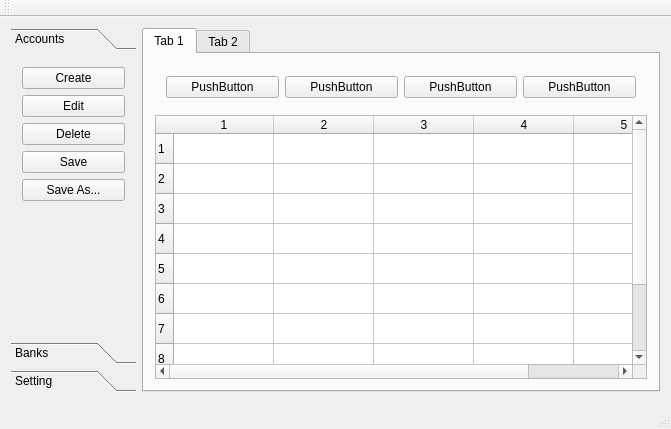
<?xml version="1.0" encoding="UTF-8"?>
<ui version="4.0">
 <class>MainWindow</class>
 <widget class="QMainWindow" name="MainWindow">
  <property name="geometry">
   <rect>
    <x>0</x>
    <y>0</y>
    <width>671</width>
    <height>429</height>
   </rect>
  </property>
  <property name="windowTitle">
   <string>MainWindow</string>
  </property>
  <widget class="QWidget" name="centralWidget">
   <layout class="QGridLayout" name="gridLayout">
    <item row="1" column="2">
     <spacer name="horizontalSpacer_5">
      <property name="orientation">
       <enum>Qt::Horizontal</enum>
      </property>
      <property name="sizeHint" stdset="0">
       <size>
        <width>20</width>
        <height>4</height>
       </size>
      </property>
     </spacer>
    </item>
    <item row="1" column="3">
     <spacer name="horizontalSpacer_3">
      <property name="orientation">
       <enum>Qt::Horizontal</enum>
      </property>
      <property name="sizeHint" stdset="0">
       <size>
        <width>123</width>
        <height>4</height>
       </size>
      </property>
     </spacer>
    </item>
    <item row="1" column="4">
     <spacer name="horizontalSpacer_4">
      <property name="orientation">
       <enum>Qt::Horizontal</enum>
      </property>
      <property name="sizeHint" stdset="0">
       <size>
        <width>123</width>
        <height>4</height>
       </size>
      </property>
     </spacer>
    </item>
    <item row="1" column="0">
     <spacer name="horizontalSpacer">
      <property name="orientation">
       <enum>Qt::Horizontal</enum>
      </property>
      <property name="sizeHint" stdset="0">
       <size>
        <width>123</width>
        <height>4</height>
       </size>
      </property>
     </spacer>
    </item>
    <item row="1" column="1">
     <spacer name="horizontalSpacer_2">
      <property name="orientation">
       <enum>Qt::Horizontal</enum>
      </property>
      <property name="sizeHint" stdset="0">
       <size>
        <width>123</width>
        <height>4</height>
       </size>
      </property>
     </spacer>
    </item>
    <item row="0" column="1" colspan="4">
     <widget class="QTabWidget" name="tabWidget">
      <property name="currentIndex">
       <number>0</number>
      </property>
      <widget class="QWidget" name="tab">
       <attribute name="title">
        <string>Tab 1</string>
       </attribute>
       <layout class="QVBoxLayout" name="verticalLayout">
        <item>
         <widget class="QWidget" name="widget" native="true">
          <layout class="QHBoxLayout" name="horizontalLayout">
           <item>
            <widget class="QPushButton" name="pushButton_3">
             <property name="text">
              <string>PushButton</string>
             </property>
            </widget>
           </item>
           <item>
            <widget class="QPushButton" name="pushButton_4">
             <property name="text">
              <string>PushButton</string>
             </property>
            </widget>
           </item>
           <item>
            <widget class="QPushButton" name="pushButton_5">
             <property name="text">
              <string>PushButton</string>
             </property>
            </widget>
           </item>
           <item>
            <widget class="QPushButton" name="pushButton_6">
             <property name="text">
              <string>PushButton</string>
             </property>
            </widget>
           </item>
          </layout>
         </widget>
        </item>
        <item>
         <widget class="QTableWidget" name="tableWidget">
          <property name="rowCount">
           <number>10</number>
          </property>
          <property name="columnCount">
           <number>5</number>
          </property>
          <row/>
          <row/>
          <row/>
          <row/>
          <row/>
          <row/>
          <row/>
          <row/>
          <row/>
          <row/>
          <column/>
          <column/>
          <column/>
          <column/>
          <column/>
         </widget>
        </item>
       </layout>
      </widget>
      <widget class="QWidget" name="tab_2">
       <attribute name="title">
        <string>Tab 2</string>
       </attribute>
       <layout class="QHBoxLayout" name="horizontalLayout_2">
        <item>
         <widget class="QStackedWidget" name="stackedWidget">
          <property name="frameShape">
           <enum>QFrame::StyledPanel</enum>
          </property>
          <property name="frameShadow">
           <enum>QFrame::Raised</enum>
          </property>
          <property name="currentIndex">
           <number>1</number>
          </property>
          <widget class="QWidget" name="page_6">
           <widget class="QWidget" name="layoutWidget">
            <property name="geometry">
             <rect>
              <x>20</x>
              <y>50</y>
              <width>190</width>
              <height>24</height>
             </rect>
            </property>
            <layout class="QHBoxLayout" name="horizontalLayout_4">
             <item>
              <widget class="QLabel" name="label_2">
               <property name="text">
                <string>Юридична назва</string>
               </property>
              </widget>
             </item>
             <item>
              <widget class="QLineEdit" name="lineEdit_2"/>
             </item>
            </layout>
           </widget>
           <widget class="QWidget" name="layoutWidget_2">
            <property name="geometry">
             <rect>
              <x>10</x>
              <y>90</y>
              <width>190</width>
              <height>24</height>
             </rect>
            </property>
            <layout class="QHBoxLayout" name="horizontalLayout_5">
             <item>
              <widget class="QLabel" name="label_3">
               <property name="text">
                <string>Адреса головного офісу</string>
               </property>
              </widget>
             </item>
             <item>
              <widget class="QLineEdit" name="lineEdit_3"/>
             </item>
            </layout>
           </widget>
           <widget class="QWidget" name="layoutWidget_3">
            <property name="geometry">
             <rect>
              <x>18</x>
              <y>124</y>
              <width>190</width>
              <height>30</height>
             </rect>
            </property>
            <layout class="QHBoxLayout" name="horizontalLayout_6">
             <item>
              <widget class="QLabel" name="label_4">
               <property name="text">
                <string>Адреса відділення</string>
               </property>
              </widget>
             </item>
             <item>
              <widget class="QLineEdit" name="lineEdit_4"/>
             </item>
            </layout>
           </widget>
           <widget class="QWidget" name="layoutWidget_4">
            <property name="geometry">
             <rect>
              <x>20</x>
              <y>160</y>
              <width>190</width>
              <height>30</height>
             </rect>
            </property>
            <layout class="QHBoxLayout" name="horizontalLayout_7">
             <item>
              <widget class="QLabel" name="label_5">
               <property name="text">
                <string>Телефон</string>
               </property>
              </widget>
             </item>
             <item>
              <widget class="QLineEdit" name="lineEdit_5"/>
             </item>
            </layout>
           </widget>
           <widget class="QWidget" name="layoutWidget_5">
            <property name="geometry">
             <rect>
              <x>20</x>
              <y>200</y>
              <width>190</width>
              <height>30</height>
             </rect>
            </property>
            <layout class="QHBoxLayout" name="horizontalLayout_8">
             <item>
              <widget class="QLabel" name="label_6">
               <property name="text">
                <string>TextLabel</string>
               </property>
              </widget>
             </item>
             <item>
              <widget class="QLineEdit" name="lineEdit_6"/>
             </item>
            </layout>
           </widget>
           <widget class="QWidget" name="layoutWidget_6">
            <property name="geometry">
             <rect>
              <x>20</x>
              <y>240</y>
              <width>190</width>
              <height>30</height>
             </rect>
            </property>
            <layout class="QHBoxLayout" name="horizontalLayout_9">
             <item>
              <widget class="QLabel" name="label_7">
               <property name="text">
                <string>TextLabel</string>
               </property>
              </widget>
             </item>
             <item>
              <widget class="QLineEdit" name="lineEdit_7"/>
             </item>
            </layout>
           </widget>
           <widget class="QWidget" name="layoutWidget_7">
            <property name="geometry">
             <rect>
              <x>230</x>
              <y>20</y>
              <width>190</width>
              <height>30</height>
             </rect>
            </property>
            <layout class="QHBoxLayout" name="horizontalLayout_10">
             <item>
              <widget class="QLabel" name="label_8">
               <property name="text">
                <string>TextLabel</string>
               </property>
              </widget>
             </item>
             <item>
              <widget class="QLineEdit" name="lineEdit_8"/>
             </item>
            </layout>
           </widget>
           <widget class="QWidget" name="layoutWidget_8">
            <property name="geometry">
             <rect>
              <x>240</x>
              <y>60</y>
              <width>190</width>
              <height>30</height>
             </rect>
            </property>
            <layout class="QHBoxLayout" name="horizontalLayout_11">
             <item>
              <widget class="QLabel" name="label_9">
               <property name="text">
                <string>TextLabel</string>
               </property>
              </widget>
             </item>
             <item>
              <widget class="QLineEdit" name="lineEdit_9"/>
             </item>
            </layout>
           </widget>
           <widget class="QWidget" name="layoutWidget_9">
            <property name="geometry">
             <rect>
              <x>240</x>
              <y>100</y>
              <width>190</width>
              <height>30</height>
             </rect>
            </property>
            <layout class="QHBoxLayout" name="horizontalLayout_12">
             <item>
              <widget class="QLabel" name="label_10">
               <property name="text">
                <string>TextLabel</string>
               </property>
              </widget>
             </item>
             <item>
              <widget class="QLineEdit" name="lineEdit_10"/>
             </item>
            </layout>
           </widget>
           <widget class="QWidget" name="layoutWidget_10">
            <property name="geometry">
             <rect>
              <x>240</x>
              <y>130</y>
              <width>190</width>
              <height>30</height>
             </rect>
            </property>
            <layout class="QHBoxLayout" name="horizontalLayout_13">
             <item>
              <widget class="QLabel" name="label_11">
               <property name="text">
                <string>TextLabel</string>
               </property>
              </widget>
             </item>
             <item>
              <widget class="QLineEdit" name="lineEdit_11"/>
             </item>
            </layout>
           </widget>
           <widget class="QWidget" name="layoutWidget_11">
            <property name="geometry">
             <rect>
              <x>240</x>
              <y>160</y>
              <width>190</width>
              <height>30</height>
             </rect>
            </property>
            <layout class="QHBoxLayout" name="horizontalLayout_14">
             <item>
              <widget class="QLabel" name="label_12">
               <property name="text">
                <string>TextLabel</string>
               </property>
              </widget>
             </item>
             <item>
              <widget class="QLineEdit" name="lineEdit_12"/>
             </item>
            </layout>
           </widget>
           <widget class="QWidget" name="layoutWidget_12">
            <property name="geometry">
             <rect>
              <x>240</x>
              <y>200</y>
              <width>190</width>
              <height>30</height>
             </rect>
            </property>
            <layout class="QHBoxLayout" name="horizontalLayout_15">
             <item>
              <widget class="QLabel" name="label_13">
               <property name="text">
                <string>TextLabel</string>
               </property>
              </widget>
             </item>
             <item>
              <widget class="QLineEdit" name="lineEdit_13"/>
             </item>
            </layout>
           </widget>
           <widget class="QWidget" name="layoutWidget_13">
            <property name="geometry">
             <rect>
              <x>240</x>
              <y>240</y>
              <width>190</width>
              <height>30</height>
             </rect>
            </property>
            <layout class="QHBoxLayout" name="horizontalLayout_16">
             <item>
              <widget class="QLabel" name="label_14">
               <property name="text">
                <string>TextLabel</string>
               </property>
              </widget>
             </item>
             <item>
              <widget class="QLineEdit" name="lineEdit_14"/>
             </item>
            </layout>
           </widget>
           <widget class="QWidget" name="">
            <property name="geometry">
             <rect>
              <x>20</x>
              <y>20</y>
              <width>190</width>
              <height>24</height>
             </rect>
            </property>
            <layout class="QHBoxLayout" name="horizontalLayout_3">
             <item>
              <widget class="QLabel" name="label">
               <property name="text">
                <string>Назва</string>
               </property>
              </widget>
             </item>
             <item>
              <widget class="QLineEdit" name="lineEdit"/>
             </item>
            </layout>
           </widget>
          </widget>
          <widget class="QWidget" name="page_7">
           <widget class="QLabel" name="label_18">
            <property name="geometry">
             <rect>
              <x>230</x>
              <y>20</y>
              <width>51</width>
              <height>20</height>
             </rect>
            </property>
            <property name="text">
             <string>TextLabel</string>
            </property>
           </widget>
           <widget class="QLabel" name="label_19">
            <property name="geometry">
             <rect>
              <x>240</x>
              <y>50</y>
              <width>51</width>
              <height>20</height>
             </rect>
            </property>
            <property name="text">
             <string>TextLabel</string>
            </property>
           </widget>
           <widget class="QLabel" name="label_20">
            <property name="geometry">
             <rect>
              <x>240</x>
              <y>90</y>
              <width>51</width>
              <height>20</height>
             </rect>
            </property>
            <property name="text">
             <string>TextLabel</string>
            </property>
           </widget>
           <widget class="QWidget" name="">
            <property name="geometry">
             <rect>
              <x>20</x>
              <y>10</y>
              <width>258</width>
              <height>81</height>
             </rect>
            </property>
            <layout class="QFormLayout" name="formLayout">
             <item row="0" column="0">
              <widget class="QLabel" name="label_15">
               <property name="text">
                <string>Тип рахунку:</string>
               </property>
              </widget>
             </item>
             <item row="0" column="1">
              <widget class="QComboBox" name="comboBox">
               <item>
                <property name="text">
                 <string>Депозитний</string>
                </property>
               </item>
               <item>
                <property name="text">
                 <string>Кредитний</string>
                </property>
               </item>
               <item>
                <property name="text">
                 <string>Поточний</string>
                </property>
               </item>
               <item>
                <property name="text">
                 <string>Картковий</string>
                </property>
               </item>
               <item>
                <property name="text">
                 <string>Інший</string>
                </property>
               </item>
              </widget>
             </item>
             <item row="1" column="0">
              <widget class="QLabel" name="label_16">
               <property name="text">
                <string>Дата відкриття:</string>
               </property>
              </widget>
             </item>
             <item row="1" column="1">
              <widget class="QDateEdit" name="dateEdit">
               <property name="minimumDate">
                <date>
                 <year>1800</year>
                 <month>1</month>
                 <day>1</day>
                </date>
               </property>
               <property name="displayFormat">
                <string>dd-MM-yyyy</string>
               </property>
               <property name="calendarPopup">
                <bool>true</bool>
               </property>
              </widget>
             </item>
             <item row="2" column="0">
              <widget class="QLabel" name="label_17">
               <property name="text">
                <string>Валюта:</string>
               </property>
              </widget>
             </item>
             <item row="2" column="1">
              <widget class="QComboBox" name="comboBox_2"/>
             </item>
            </layout>
           </widget>
          </widget>
         </widget>
        </item>
       </layout>
      </widget>
     </widget>
    </item>
    <item row="0" column="0">
     <widget class="QToolBox" name="toolBox">
      <widget class="QWidget" name="toolBoxPage1" native="true">
       <attribute name="label">
        <string>Accounts</string>
       </attribute>
       <layout class="QVBoxLayout" name="verticalLayout_2">
        <item>
         <widget class="QPushButton" name="pushButton">
          <property name="text">
           <string>Create</string>
          </property>
         </widget>
        </item>
        <item>
         <widget class="QPushButton" name="pushButton_7">
          <property name="text">
           <string>Edit</string>
          </property>
         </widget>
        </item>
        <item>
         <widget class="QPushButton" name="pushButton_8">
          <property name="text">
           <string>Delete</string>
          </property>
         </widget>
        </item>
        <item>
         <widget class="QPushButton" name="pushButton_9">
          <property name="text">
           <string>Save</string>
          </property>
         </widget>
        </item>
        <item>
         <widget class="QPushButton" name="pushButton_10">
          <property name="text">
           <string>Save As...</string>
          </property>
         </widget>
        </item>
        <item>
         <spacer name="verticalSpacer">
          <property name="orientation">
           <enum>Qt::Vertical</enum>
          </property>
          <property name="sizeHint" stdset="0">
           <size>
            <width>20</width>
            <height>95</height>
           </size>
          </property>
         </spacer>
        </item>
       </layout>
      </widget>
      <widget class="QWidget" name="toolBoxPage2" native="true">
       <attribute name="label">
        <string>Banks</string>
       </attribute>
       <layout class="QVBoxLayout" name="verticalLayout_3">
        <item>
         <widget class="QPushButton" name="pushButton_2">
          <property name="text">
           <string>New</string>
          </property>
         </widget>
        </item>
        <item>
         <widget class="QPushButton" name="pushButton_11">
          <property name="text">
           <string>Edit</string>
          </property>
         </widget>
        </item>
        <item>
         <widget class="QPushButton" name="pushButton_12">
          <property name="text">
           <string>Delete</string>
          </property>
         </widget>
        </item>
        <item>
         <widget class="QPushButton" name="pushButton_13">
          <property name="text">
           <string>Save</string>
          </property>
         </widget>
        </item>
        <item>
         <widget class="QPushButton" name="pushButton_14">
          <property name="text">
           <string>PushButton</string>
          </property>
         </widget>
        </item>
        <item>
         <spacer name="verticalSpacer_2">
          <property name="orientation">
           <enum>Qt::Vertical</enum>
          </property>
          <property name="sizeHint" stdset="0">
           <size>
            <width>20</width>
            <height>95</height>
           </size>
          </property>
         </spacer>
        </item>
       </layout>
      </widget>
      <widget class="QWidget" name="page">
       <attribute name="label">
        <string>Setting</string>
       </attribute>
      </widget>
     </widget>
    </item>
   </layout>
  </widget>
  <widget class="QMenuBar" name="menuBar">
   <property name="geometry">
    <rect>
     <x>0</x>
     <y>0</y>
     <width>671</width>
     <height>19</height>
    </rect>
   </property>
  </widget>
  <widget class="QToolBar" name="mainToolBar">
   <attribute name="toolBarArea">
    <enum>TopToolBarArea</enum>
   </attribute>
   <attribute name="toolBarBreak">
    <bool>false</bool>
   </attribute>
  </widget>
  <widget class="QStatusBar" name="statusBar"/>
 </widget>
 <layoutdefault spacing="6" margin="11"/>
 <resources/>
 <connections/>
</ui>
